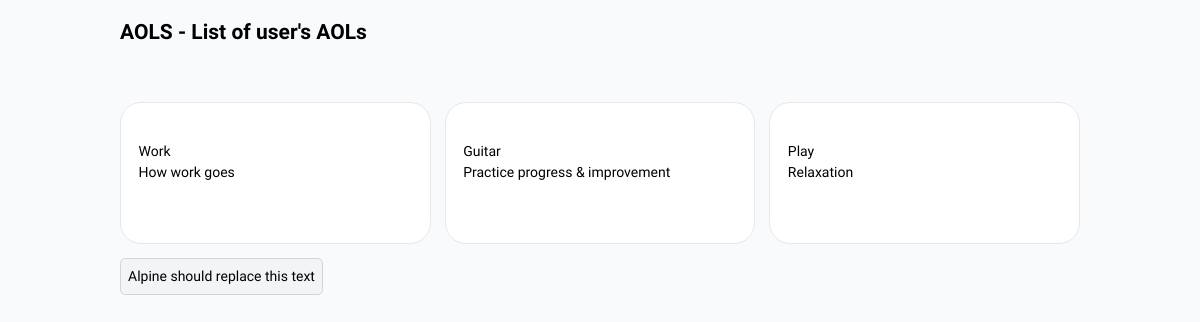
/aols/ (signed in), run on the app's committed database.
### snapshots/models.py (models this page shows, shortened)
class AreaOfLife(models.Model):
    owner = models.ForeignKey('auth.User', on_delete=models.CASCADE)
    name = models.CharField(max_length=200)
    description = models.TextField()

### rule4be/page_views.py (the view)
# urls.py: path('aols/', page_views.load_aols_page, name='load_aols_page'),
@login_required
def load_aols_page(request):
    aols = request.user.areaoflife_set.all()
    today = datetime.now().strftime('%Y-%m-%d')
    yesterday = (datetime.now() - timezone.timedelta(days=1)
                 ).strftime('%Y-%m-%d')
    last_week = (datetime.now() - timezone.timedelta(days=7)
                 ).strftime('%Y-%m-%d')
    last_month = (datetime.now() - relativedelta(months=1)
                  ).strftime('%Y-%m-%d')
    last_year = (datetime.now() - relativedelta(years=1)).strftime('%Y-%m-%d')
    for aol in aols:
        aol.snapshots = {
            'today': Snapshot.objects.filter(created=today, area_of_life=aol),
            'yesterday': Snapshot.objects.filter(created=yesterday, area_of_life=aol),
            'last_week': Snapshot.objects.filter(created=last_week, area_of_life=aol),
            'last_month': Snapshot.objects.filter(created=last_month, area_of_life=aol),
            'last_year': Snapshot.objects.filter(created=last_year, area_of_life=aol),
        }
    context = {
        'aols': aols,
    }
    return render(request, 'rule4be/aols.html', context)

### rule4be/templates/rule4be/aols.html (shortened to what this page needs)
{% extends 'rule4be/main.html' %}
{% load static %}
{% block content %}
<h1 class="font-semibold text-2xl">AOLS - List of user's AOLs</h1>
<div class="mt-10">
    <button
        hx-get="{% url 'create_aol' %}"
        hx-headers='{"Content-Type":"text/html"}'
        hx-accept="text/html"
        hx-trigger="click"
        hx-target="#create-form"
        hx-swap="outerHTML">
            <i class="icon icon--add"></i>
    </button>
</div>
<div class="aol-container flex gap-4">
    {% for area_of_life in aols %}
    <div class="aol-item card">
        <button hx-get="{% url 'create_snapshot' area_of_life.id %}" hx-headers='{"Content-Type":"text/html"}'
            hx-accept="text/html" hx-target="#create-form-{{ area_of_life.id }}" hx-trigger="click" hx-swap="outerHTML">
            <i class="icon icon--add"></i>
        </button>
        <h1>{{ area_of_life.name }}</h1>
        <p>{{ area_of_life.description }}</p>
        <button hx-get="{% url 'edit_aol' area_of_life.id %}" hx-headers='{"Content-Type":"text/html"}'
            hx-accept="text/html" hx-target="#create-form-{{ area_of_life.id }}" hx-trigger="click" hx-swap="outerHTML">
            <i class="icon icon--edit"></i>
        </button>
        <button hx-get="{% url 'delete_aol' area_of_life.id %}" hx-headers='{"Content-Type":"text/html"}'
            hx-accept="text/html" hx-target="#create-form-{{ area_of_life.id }}" hx-trigger="click" hx-swap="outerHTML">
            <i class="icon icon--delete"></i>
        </button>
        <br>
    </div>
    {% endfor %}
</div>
<button
    id="alpineTest"
    class="border border-gray-300 bg-gray-100 p-2 rounded-md mt-4"
    x-data>Alpine should replace this text</button>
{% endblock %}

### data on the page
AreaOfLife: name "Work", description "How work goes"
AreaOfLife: name "Guitar", description "Practice progress & improvement"
AreaOfLife: name "Play", description "Relaxation"
